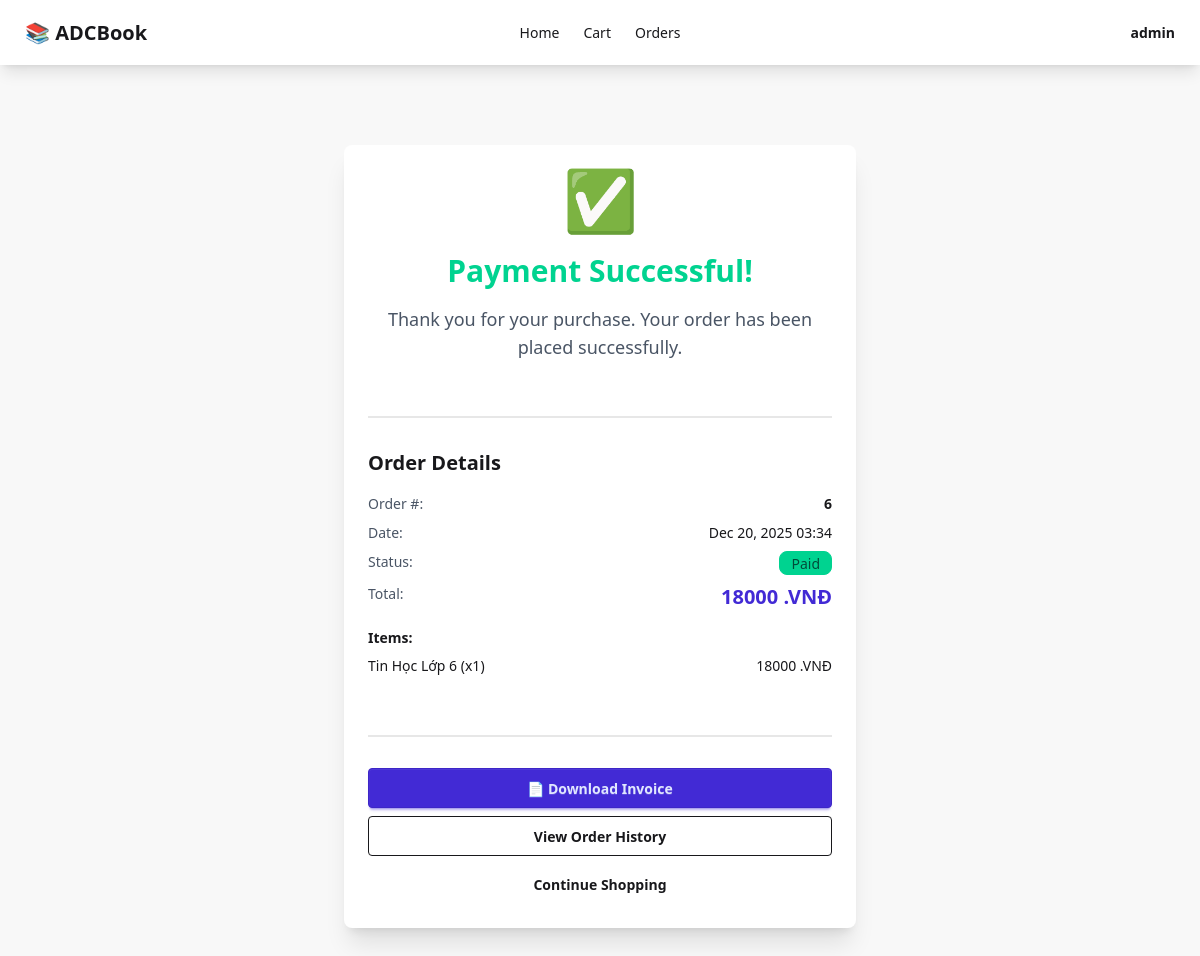
The app's page /payment/success/6/ (signed in) with its own data.
### orders/models.py (models this page shows, shortened)
class Order(models.Model):
    STATUS_CHOICES = [
        ('pending', 'Pending'),
        ('paid', 'Paid'),
        ('cancelled', 'Cancelled'),
    ]
    user = models.ForeignKey(User, on_delete=models.CASCADE, related_name='orders')
    total_price = models.DecimalField(max_digits=10, decimal_places=0, validators=[MinValueValidator(0)])
    status = models.CharField(max_length=20, choices=STATUS_CHOICES, default='pending')
    created_at = models.DateTimeField(auto_now_add=True)
    updated_at = models.DateTimeField(auto_now=True)
    class Meta:
        ordering = ['-created_at']

class OrderItem(models.Model):
    order = models.ForeignKey(Order, on_delete=models.CASCADE, related_name='items')
    book = models.ForeignKey(Book, on_delete=models.CASCADE)
    quantity = models.IntegerField(validators=[MinValueValidator(1)])
    price = models.DecimalField(max_digits=10, decimal_places=0, validators=[MinValueValidator(0)])
    def subtotal(self):
        return self.price * self.quantity

### books/models.py (models this page shows, shortened)
class Book(models.Model):
    name = models.CharField(max_length=200)
    price = models.DecimalField(max_digits=10, decimal_places=0, validators=[MinValueValidator(0)])
    image = models.ImageField(upload_to='books/', blank=True, null=True)
    grade = models.ForeignKey(Grade, on_delete=models.CASCADE, related_name='books')
    subject = models.ForeignKey(Subject, on_delete=models.CASCADE, related_name='books')
    description = models.TextField(blank=True)
    created_at = models.DateTimeField(auto_now_add=True)
    updated_at = models.DateTimeField(auto_now=True)
    class Meta:
        ordering = ['-created_at']

### orders/views.py (the view)
# urls.py: path('payment/success/<int:order_id>/', order_views.payment_success, name='payment_success'),
@login_required
def payment_success(request, order_id):
    order = get_object_or_404(Order, id=order_id, user=request.user)
    return render(request, 'orders/payment_success.html', {'order': order})

### cart/context_processors.py (called while the page is built)
def cart_count(request):
    if request.user.is_authenticated:
        try:
            cart = request.user.cart
            count = sum(item.quantity for item in cart.items.all())
            return {'cart_count': count}
        except:
            return {'cart_count': 0}
    return {'cart_count': 0}

### orders/templates/orders/payment_success.html
{% extends 'base.html' %} {% block title %}Payment Successful - Bookstore{% endblock %} {% block content %}
<div class="flex flex-col items-center justify-center py-12">
    <div class="card bg-base-100 shadow-xl max-w-lg w-full">
        <div class="card-body text-center">
            <div class="text-6xl mb-4">✅</div>
            <h1 class="text-3xl font-bold text-success mb-2">Payment Successful!</h1>
            <p class="text-lg text-gray-600 mb-6">Thank you for your purchase. Your order has been placed successfully.</p>
            <div class="divider"></div>
            <div class="text-left mb-6">
                <h2 class="text-xl font-bold mb-4">Order Details</h2>
                <div class="flex justify-between mb-2">
                    <span class="text-gray-600">Order #:</span>
                    <span class="font-bold">{{ order.id }}</span>
                </div>
                <div class="flex justify-between mb-2">
                    <span class="text-gray-600">Date:</span>
                    <span>{{ order.created_at|date:"M d, Y H:i" }}</span>
                </div>
                <div class="flex justify-between mb-2">
                    <span class="text-gray-600">Status:</span>
                    <span class="badge badge-success">{{ order.get_status_display }}</span>
                </div>
                <div class="flex justify-between mb-4">
                    <span class="text-gray-600">Total:</span>
                    <span class="text-xl font-bold text-primary">{{ order.total_price }} .VNĐ</span>
                </div>
                <h3 class="font-bold mb-2">Items:</h3>
                {% for item in order.items.all %}
                <div class="flex justify-between text-sm mb-1">
                    <span>{{ item.book.name }} (x{{ item.quantity }})</span>
                    <span>{{ item.subtotal }} .VNĐ</span>
                </div>
                {% endfor %}
            </div>
            <div class="divider"></div>
            <div class="card-actions flex-col gap-2">
                <a href="{% url 'download_invoice' order.id %}" class="btn btn-primary w-full">
                    📄 Download Invoice
                </a>
                <a href="{% url 'order_history' %}" class="btn btn-outline w-full">
                    View Order History
                </a>
                <a href="{% url 'home' %}" class="btn btn-ghost w-full">
                    Continue Shopping
                </a>
            </div>
        </div>
    </div>
</div>
{% endblock %}

### theme/templates/base.html (shortened to what this page needs)
{% load static tailwind_tags %} {% load django_htmx %}
<!DOCTYPE html>
<html lang="en">
<head>
    <meta http-equiv="X-UA-Compatible" content="ie=edge"> {% htmx_script %} {% tailwind_css %}
</head>
<body class="bg-base-200" hx-headers='{"x-csrftoken": "{{ csrf_token }}"}' hx-boost="true">
    <div class="navbar bg-base-100 shadow-lg">
        <div class="navbar-start">
            <a href="{% url 'home' %}" class="btn btn-ghost text-xl">📚 ADCBook</a>
        </div>
        <div class="navbar-center hidden lg:flex">
            <ul class="menu menu-horizontal px-1">
                <li><a href="{% url 'home' %}">Home</a></li>
                {% if user.is_authenticated %}
                <li><a href="{% url 'cart' %}">Cart {% if cart_count %}<span class="badge badge-sm">{{ cart_count }}</span>{% endif %}</a></li>
                <li><a href="{% url 'order_history' %}">Orders</a></li>
                {% endif %}
            </ul>
        </div>
        <div class="navbar-end">
            {% if user.is_authenticated %}
            <div class="dropdown dropdown-end">
                <label tabindex="0" class="btn btn-ghost">{{ user.username }}</label>
            </div>
            {% else %}
            <a href="{% url 'login' %}" class="btn btn-ghost">Login</a>
            <a href="{% url 'register' %}" class="btn btn-primary">Register</a> {% endif %}
        </div>
    </div>
    <div class="container mx-auto px-4 py-8">
        {% block content %} {% endblock %}
    </div>
</body>
</html>

### records on screen
Order: id "6", created_at "Dec 20, 2025 03:34", status "Paid", total_price "18000"
OrderItem: book.name "Tin Học Lớp 6", quantity "1", subtotal "18000"

### other values on screen
{{ user.username }} "admin"
